Frame 1 (no input): blank canvas, image omitted
Frame 60 (the mouse pressed at the canvas centre just before this capture): blank canvas, image omitted
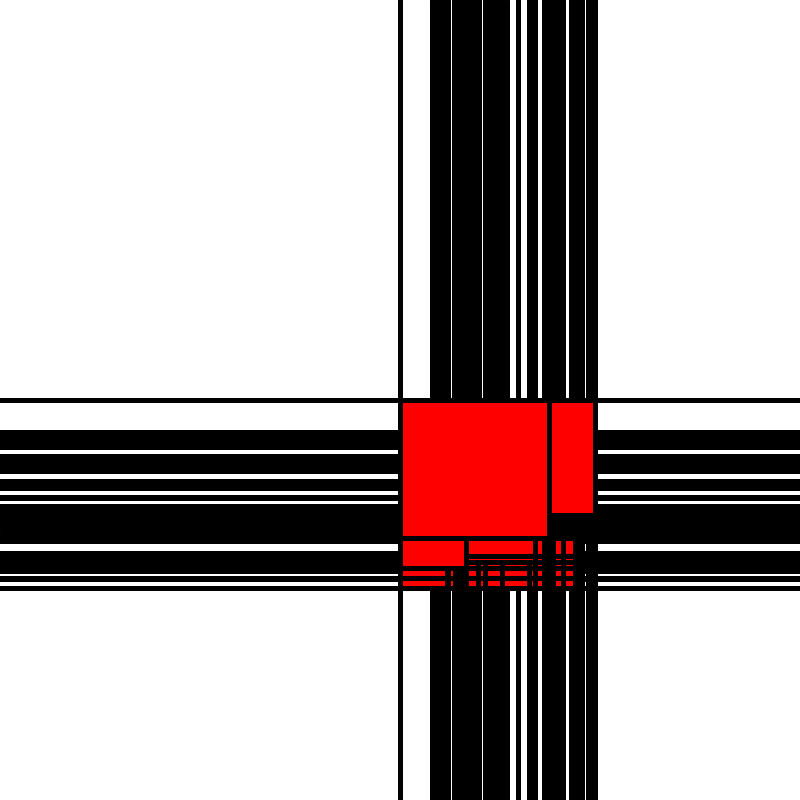
Frame 120 (the mouse held since frame 60 and released just before this capture)

The Processing sketch whose frames 1 and 60 were blank and that drew this single picture after the mouse press (run headless with seeded random() and noise(); from frame 60 on, the mouse is pressed at the canvas centre):

// Processing sketch: processing_116778
// ── processing_116778.pde

int x;
int y;
int r;
float c;
float s;
void setup() {
  size(800, 800);
  background(255);
  noStroke();
  smooth();
  frameRate(10);
}
void draw() {
  if (mousePressed == true) {
    if (r ==0) {
      myYellow();
    } 
    else if (r ==1) {
      myRed();
    } 
    else {
      myBlue();
    }
  }
}

void myYellow() {
  x=mouseX;
  y=mouseY;
  c=random(30, 200);
  s=random(30, 200);
  fill(255, 255, 0); 
  rect(x, y, c, s);
  strokeWeight(5);
  line(0, y, 800, y);
  strokeWeight(5);
  line(x, 0, x, 800);
  strokeWeight(5);
  line((c+x), 0, (c+x), 800);
  strokeWeight(5);
  line(0, (y+s), 800, (y+s));
  stroke(0);
}

void myRed() {
  x=mouseX;
  y=mouseY;
  c=random(30, 200);
  s=random(30, 200);
  fill(255, 0, 0); 
  rect(x, y, c, s);
  strokeWeight(5);
  line(0, y, 800, y);
  strokeWeight(5);
  line(x, 0, x, 800);
  strokeWeight(5);
  line((c+x), 0, (c+x), 800);
  strokeWeight(5);
  line(0, (y+s), 800, (y+s));
  stroke(0);
}

void myBlue() {
  x=mouseX;
  y=mouseY;
  c=random(30, 200);
  s=random(30, 200);
  fill(0, 0, 255); 
  rect(x, y, c, s);
  strokeWeight(5);
  line(0, y, 800, y);
  strokeWeight(5);
  line(x, 0, x, 800);
  strokeWeight(5);
  line((c+x), 0, (c+x), 800);
  strokeWeight(5);
  line(0, (y+s), 800, (y+s));
  stroke(0);
}
void mousePressed() {
  r=r+1;
  if (r>2) {
    r=0;
  }
}
